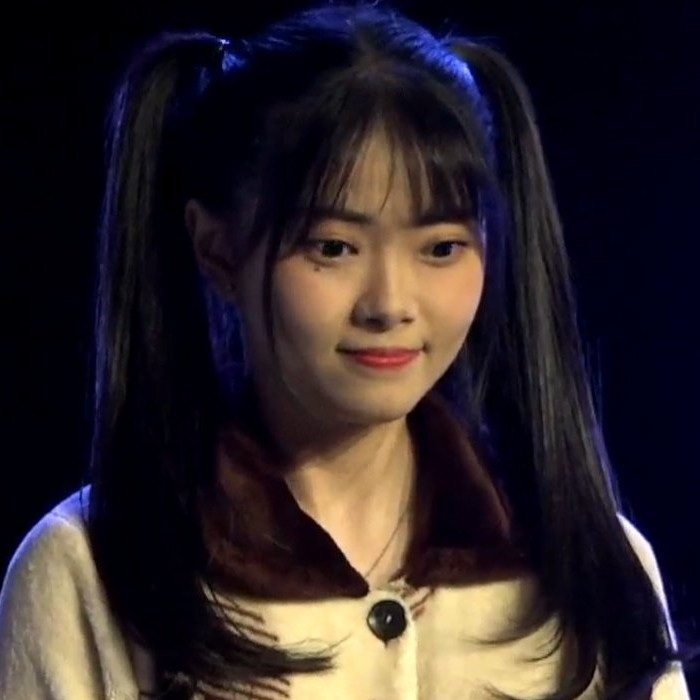
#> input picture Max Filter/fiony.jpg, 700 x 700 px
$ python maxfilter.py
#> lines starting #> are read from the running program, lines starting #| are printed output that depends on the picture
from PIL import Image
from PIL import ImageFilter

def applyMaximumFilter(image):
    return image.filter(ImageFilter.MaxFilter);

imagePath   = "fiony.jpg";
imageObject = Image.open(imagePath);
#> imageObject is the input picture: PIL image 700x700 RGB; mean R, G, B 46.6, 37.8, 41

filterApplied = imageObject;
for i in range(0, 10):
    print(i);
    filterApplied = applyMaximumFilter(filterApplied);
#> this loop made 10 passes
#> pass 1, `filterApplied = applyMaximumFilter(filterApplied);`:
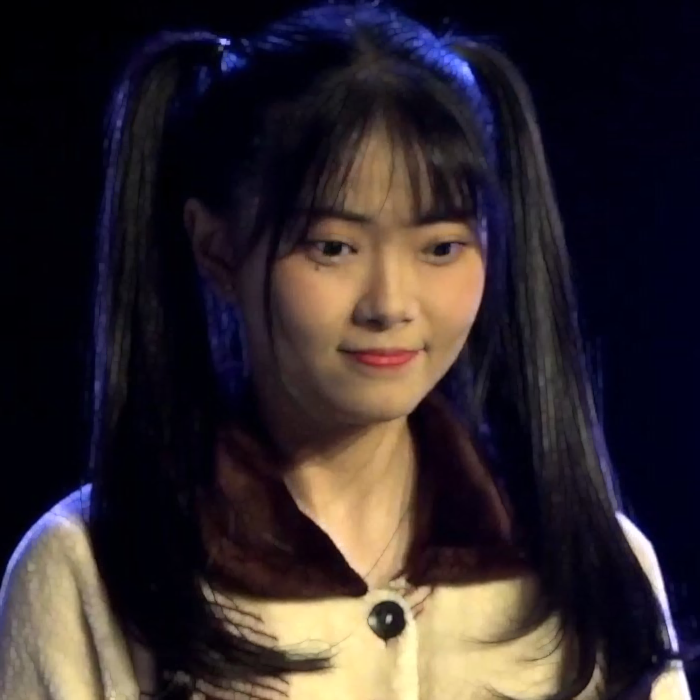
#> filterApplied: PIL image 700x700 RGB; mean R, G, B 50.3, 41.3, 44.6
#> pass 2, `filterApplied = applyMaximumFilter(filterApplied);`:
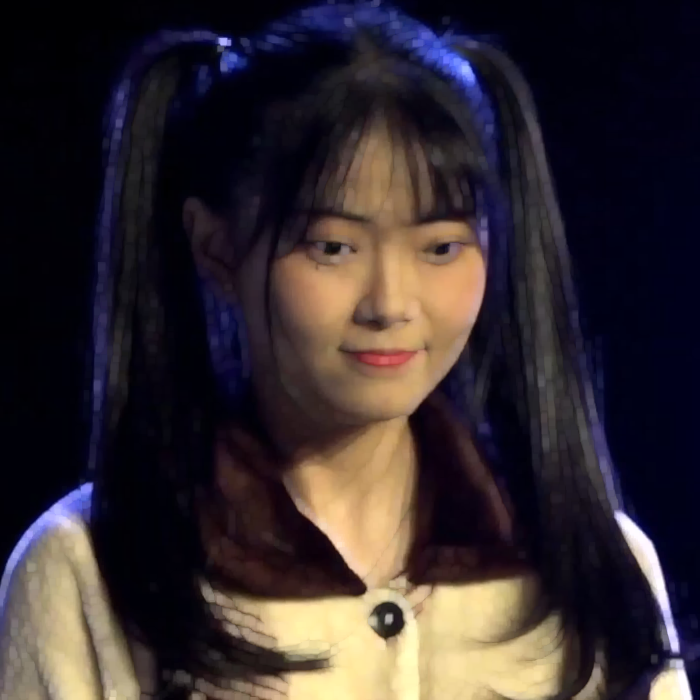
#> filterApplied: PIL image 700x700 RGB; mean R, G, B 53.5, 44.4, 47.8
#> after the loop:
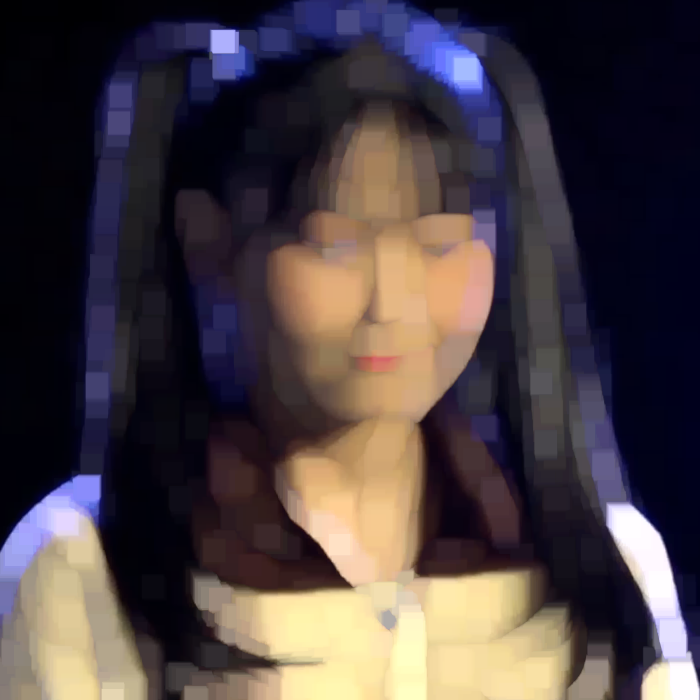
#> filterApplied: PIL image 700x700 RGB; mean R, G, B 74.1, 63.7, 66.9

imageObject.show();
filterApplied.show();
